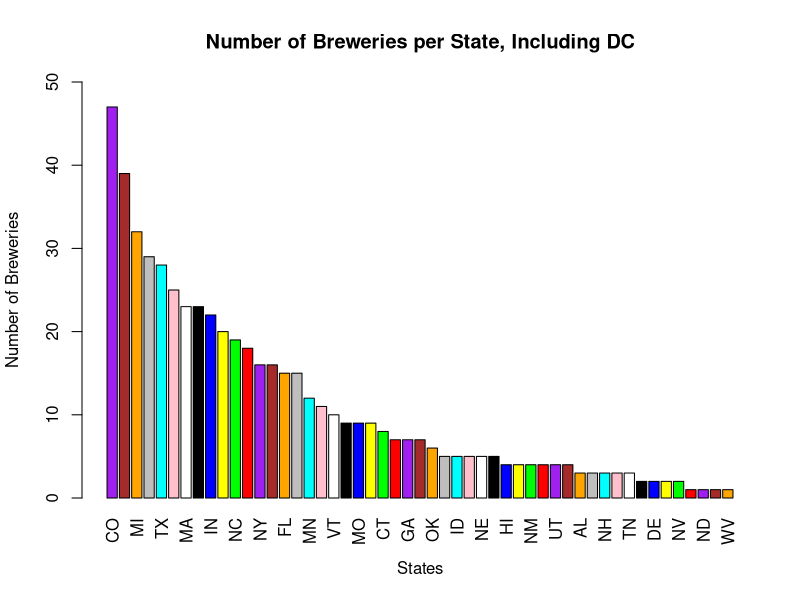

The R script that drew this image: (Note: this script raises an error after producing the figure.)
library(dplyr)
library(reshape2)
library(ggplot2)
library(doBy)
library(formattable)

# Set current workind directory to location where 'Breweries.csv' and 'Beers.csv' are located
setwd("~/SMUProjects/BreweriesandBeersOhMy/Data")
breweries <- read.csv("Breweries.csv", header = TRUE)
beers <- read.csv("Beers.csv", header = TRUE)
# Noted that the the two datasets shared a common integer variable brewery ID
# Renamed the column names of both data sets to be more human readable and made the Brewery_id name 
# common between both datasets

breweries <- setNames(breweries, c("Brewery_id", "Brewery_Name", "City", "State"))
beers <- setNames(beers, c("Beer_Name", "Beer_ID", "ABV", "IBU", "Brewery_id", "Style", "Ounces"))

# Create a data frame called state_count to determine the numbers of breweries per state and plot 
# for visualization
# Create a data frame called state_count to determine the numbers of breweries per state and plot 
# for visualization
state_count <- as.data.frame(count(breweries, State))
state_count_ordered <- state_count %>%
    arrange(desc(n))
par(las=3)
IScolors <- c("red", "green", "yellow", "blue",
              "black", "white", "pink", "cyan",
              "gray", "orange", "brown", "purple")
barplot(state_count_ordered[ ,2], names.arg = state_count_ordered[ ,1], col=rev(IScolors), 
        main = "Number of Breweries per State, Including DC", 
        xlab = "States", ylab = "Number of Breweries", ylim = c(0,50))
# Determine percentage of breweries in Western United States
sum_state_count <- sum(state_count$n)
percent(138/sum_state_count, 1)

# Merge the datasets breweries and beers by Brewery_id
beer_data <- merge(beers, breweries, by = "Brewery_id", all = TRUE)
str(beer_data)
head(beer_data,6)
tail(beer_data,6)
# Create a .csv file named beer_data.csv from the beer_data data frame
write.csv(beer_data, file = "~/SMUProjects/BreweriesandBeersOhMy/Data/beer_data.csv")

# Verify that there are no repeat Beer IDs, would not normally include this code in an actual 
# report
length(unique(beer_data$Beer_ID)) == nrow(beer_data)
style_count <- as.data.frame(count(beer_data, Style))

# Look at the number of different beer styles represented
length(unique(beer_data$Style))

#Count the number of NA's in each column
sapply(beer_data,function(x) sum(is.na(x)))

#Median ABV by State
median_abv_by_state<-summaryBy(ABV~State,data=beer_data,FUN=list(median),na.rm=TRUE)
par(las=3)
median_abv_by_state <- median_abv_by_state %>%
    arrange(desc(ABV.median))
barplot(median_abv_by_state$ABV.median,names=median_abv_by_state$State,col = rev(IScolors), main="Median ABV by State",xlab="State",ylab="ABV")
median_abv_by_state[order(-median_abv_by_state$ABV.median),]

#Median IBU by State
median_ibu_by_state<-summaryBy(IBU~State,data=beer_data,FUN=list(median),na.rm=TRUE)
par(las=3)
barplot(median_ibu_by_state$IBU.median,names=median_ibu_by_state$State,main="Median IBU by State",xlab="State",ylab="IBU")
median_ibu_by_state[order(-median_ibu_by_state$IBU.median),]

#Find the state with the max ABV beer
max_abv<-max(beer_data$ABV,na.rm=TRUE)
beer_data[which(beer_data$ABV==max_abv),c(2,4,8,10)]

#Find the state with the max IBU beer
max_ibu<-max(beer_data$IBU,na.rm=TRUE)
beer_data[which(beer_data$IBU==max_ibu),c(2,5,8,10)]

# Developed a function that takes two arguements, dataframe and beer property and returns the median, mean,
# minimum, maximum, standard deviation, and range of the data for 
funcsummary <- function(x, property){
    medABV <- median(x[[property]], na.rm = TRUE)
    mnABV <- mean(x[[property]],  na.rm = TRUE)
    minABV <- min(x[[property]], na.rm = TRUE)
    maxABV <- max(x[[property]], na.rm = TRUE)
    sdABV <- sd(x[[property]], na.rm = TRUE)
    report <- setNames(data.frame(medABV, mnABV, minABV, maxABV, sdABV, (maxABV - minABV)), 
                       c("Median", "Mean", "Min", "Max", "StandardDeviation", "Range"))
    # Digits rounds the output of report to two digits
    print(report, digits = 3)
    lessmnABV <- beer_data[beer_data$ABV < mnABV, ]
    nrow(lessmnABV)
}
funcsummary(beer_data, "ABV")

# Subset beersbreweries dataset for ABV and IBU 
abv_ibu <- beer_data[ ,c(4:5)]
length(abv_ibu$ABV)
# Remove NA values from abv_ibu
abv_ibu2 <- abv_ibu[complete.cases(abv_ibu), ]
# Verify number of beers removed from the data set that have NA values for either IBu or ABV
delta <- length(abv_ibu$ABV) - length(abv_ibu2$ABV)
delta

# Create scatterplot of ABV vs. IBU
theme_update(plot.title = element_text(hjust = 0.5))
ggplot(abv_ibu2, aes(ABV, IBU, color = ABV)) + geom_point(shape = 16, size = 5, show.legend = FALSE, 
                                                          alpha = .2) + theme_minimal() + geom_smooth(method = 'lm', color = "red") + 
    ggtitle("ABV vs. IBU") + labs(x = "Alcohol by Volume", y = "Int'l Bitterness Unit")
cor(abv_ibu2$ABV, abv_ibu2$IBU, method = "pearson")
